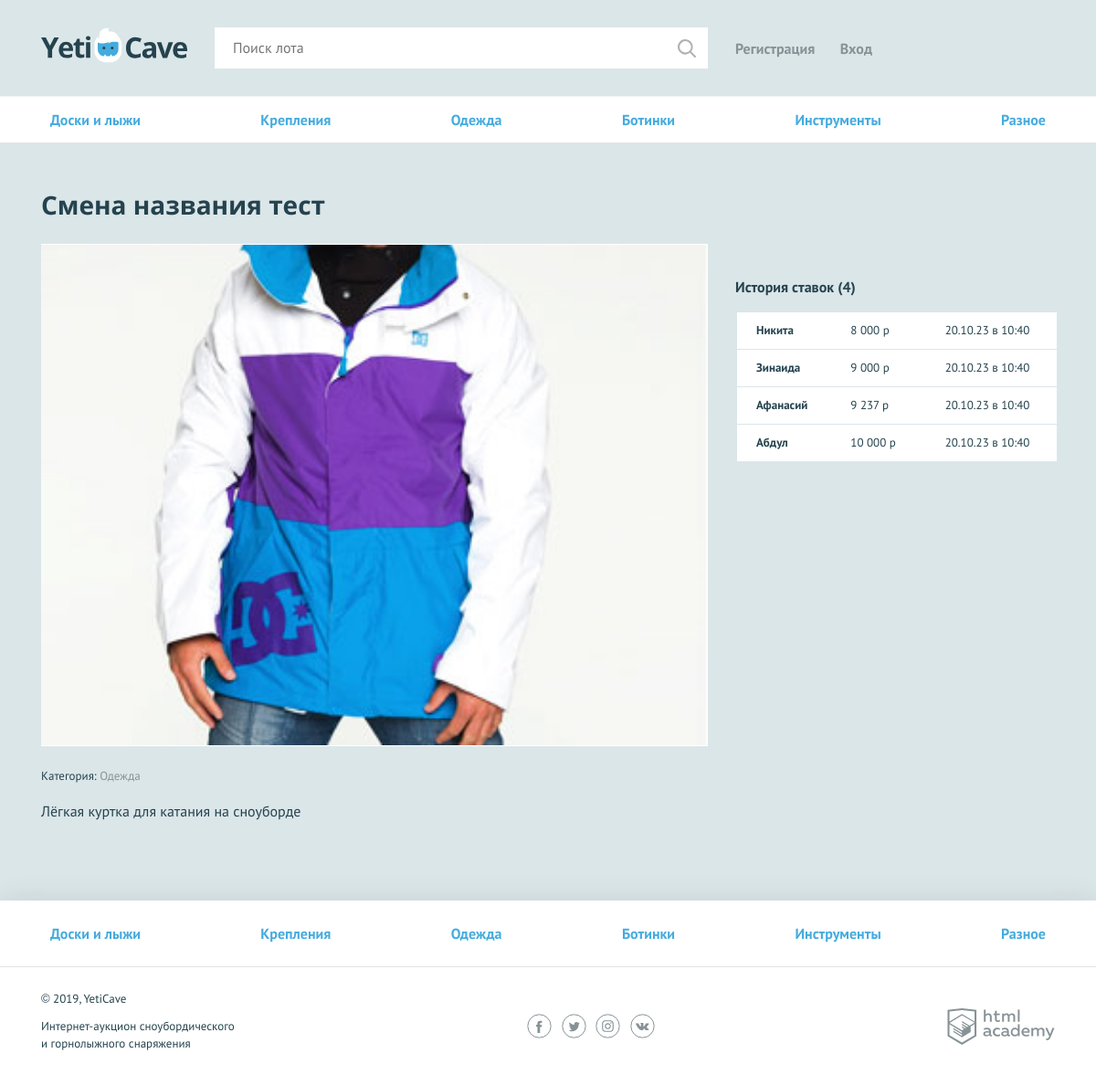
Screenshot of /lot.php?id=1 with the database file from the repository.
### tables this page shows
CREATE TABLE IF NOT EXISTS `category`
( 
    `id` INT PRIMARY KEY AUTO_INCREMENT,
    `name` VARCHAR(255) NOT NULL UNIQUE,
    `code` VARCHAR(60) NOT NULL UNIQUE
);

CREATE TABLE IF NOT EXISTS `lot`
(
    `id` INT PRIMARY KEY AUTO_INCREMENT,
    `date_create` TIMESTAMP DEFAULT CURRENT_TIMESTAMP,
    `name` VARCHAR(255) NOT NULL,
    `description` VARCHAR(1024) NOT NULL,
    `image_link` VARCHAR(400) NOT NULL,

    `start_price` INT(255) NOT NULL,
    `expire_date` DATE NOT NULL,
    `bet_step` INT NOT NULL,

    `author_id` INT,
    `winner_id` INT,
    `category_id` INT,

    FOREIGN KEY (`author_id`) REFERENCES `account`(`id`) ON DELETE CASCADE,
    FOREIGN KEY (`winner_id`) REFERENCES `account`(`id`) ON DELETE CASCADE,
    FOREIGN KEY (`category_id`) REFERENCES `category`(`id`) ON DELETE CASCADE
);

CREATE TABLE IF NOT EXISTS `bet`
( 
    `id` INT PRIMARY KEY AUTO_INCREMENT,
    `create_date` TIMESTAMP DEFAULT CURRENT_TIMESTAMP,
    `summary` INT(80) NOT NULL,

    `user_id` INT,
    `lot_id` INT,

    FOREIGN KEY (`user_id`) REFERENCES `account`(`id`) ON DELETE CASCADE,
    FOREIGN KEY (`lot_id`) REFERENCES `lot`(`id`) ON DELETE CASCADE
);

CREATE TABLE IF NOT EXISTS `account`
( 
    `id` INT PRIMARY KEY AUTO_INCREMENT,
    `date_create` TIMESTAMP DEFAULT CURRENT_TIMESTAMP,
    `email` VARCHAR(255) NOT NULL UNIQUE,
    `name` VARCHAR(60) NOT NULL,
    `password` VARCHAR(90) NOT NULL,
    `contacts` VARCHAR(255) NOT NULL
);

### init.php (called while the page is built, shortened)
<?php
require_once('functions.php');
require_once('helpers.php');
$page_title = 'Главная';
?>

### functions.php (called while the page is built, shortened)
<?php
function pretty_number($num)
{
    return number_format($num, 0, '', ' ');
}
function get_categories_list(mysqli $mysql) : array
{
    $sql_query = "SELECT * FROM category";
    $result = mysqli_query($mysql, $sql_query);
    $rows = mysqli_fetch_all($result, MYSQLI_ASSOC);
    return $rows;
}
function get_lot_info_by_id(mysqli $mysql, int $id)
{
    $sql_query = "SELECT `lot`.*, `category`.`name` AS `category_name` FROM `lot` INNER JOIN `category` ON `lot`.`category_id` = `category`.`id` WHERE `lot`.`id`=?";
    $stmt = mysqli_prepare($mysql, $sql_query);
    mysqli_stmt_bind_param($stmt, 'i', $id);
    mysqli_stmt_execute($stmt);
    $result = mysqli_stmt_get_result($stmt);
    $lot = mysqli_fetch_assoc($result);
    return $lot;
}
function get_bet_list_by_lot_id(mysqli $mysql, int $id) : array
{
    $sql_query = "SELECT `bet`.`create_date`, `bet`.`summary`, `lot`.`name` AS `lot_name`, `account`.`name` AS `account_name`
    FROM `bet` INNER JOIN `lot` ON `bet`.`lot_id` = `lot`.`id` INNER JOIN `account` ON `bet`.`user_id` = `account`.`id` WHERE `bet`.`lot_id` = ? ORDER BY `bet`.`create_date`";
    $stmt = mysqli_prepare($mysql, $sql_query);
    mysqli_stmt_bind_param($stmt, 'i', $id);
    mysqli_stmt_execute($stmt);
    $result = mysqli_stmt_get_result($stmt);
    $rows = mysqli_fetch_all($result, MYSQLI_ASSOC);
    return $rows;
}
function format_time(string $date) : string
{
    $date_time = strtotime($date);
    $time = strtotime('now') - $date_time;
    $time = ($time < 1 ) ? 1 : $time;
    $tokens = array (
        86400 => 'день назад',
        3600 => 'часов назад',
        60 => 'минут назад',
        1 => 'секунд назад'
    );
    if ($time < 86400)
    {
        foreach ($tokens as $unit => $text) {
            if ($time < $unit) continue;
            $numberOfUnits = floor($time / $unit);
            return $numberOfUnits .' '. $text;
        }
    } else {
        return date('d.m.y в H:i', $date_time);
    }
    return "";
}
?>

### helpers.php (called while the page is built, shortened)
<?php
function include_template($name, array $data = []) {
    $name = 'templates/' . $name;
    extract($data);
    require $name;
    $result = ob_get_clean();
    return $result;
}

### templates/lot.php (the view, shortened to what this page needs)
<section class="lot-item container">
      <h2><?= $lot_info['name'] ?></h2>
      <div class="lot-item__content">
        <div class="lot-item__left">
          <div class="lot-item__image">
            <img src="<?= $lot_info['image_link'] ?>" width="730" height="548" alt="<?= htmlspecialchars($lot_info['category_name']) ?>">
          </div>
          <p class="lot-item__category">Категория: <span><?= $lot_info['category_name'] ?> </span></p>
          <p class="lot-item__description"><?= htmlspecialchars($lot_info['description']) ?></p>
        </div>
        <div class="lot-item__right">
          <div class="history">
            <h3>История ставок (<span><?= count($bet_history) ?></span>)</h3>
            <table class="history__list">
              <?php foreach($bet_history as $bet): ?>
                  <tr class="history__item">
                    <td class="history__name"><?= $bet["account_name"] ?></td>
                    <td class="history__price"><?= pretty_number($bet["summary"]) ?> р</td>
                    <td class="history__time"><?= format_time($bet["create_date"]) ?></td>
                  </tr>
              <?php endforeach; ?>
            </table>
          </div>
        </div>
      </div>
    </section>
  </main>

### lot.php (shortened to what this page needs)
<?php
    require_once('init.php');
    $category_list = get_categories_list($mysql);
    $lot_info = get_lot_info_by_id($mysql, $_GET['id']);
    print(include_template('header.php', [
      'page_title' => $page_title,
      'categories' => $category_list
    ]));
    if (empty($lot_info))
    {
      header("HTTP/1.1 404 Not Found");
      $page_title = 'Страница не найдена';
      print('
      <section class="lot-item container">
            <h2>404 Страница не найдена</h2>
            <p>Данной страницы не существует на сайте.</p>
      </section>
      </main>
      ');
    } else {
      print(include_template('lot.php', [
        'lot_info' => $lot_info,
        'bet_history' =>  get_bet_list_by_lot_id($mysql, $_GET['id'])
      ]));
    }
?>
</div>
<?php
print(include_template('footer.php', [
  'categories' => $category_list,
]));
?>

### templates/header.php (shortened to what this page needs)
<!DOCTYPE html>
<html lang="ru">
<head>
  <link href="../css/normalize.min.css" rel="stylesheet">
  <link href="../css/style.css" rel="stylesheet">
</head>
<body>
<div class="page-wrapper">
  <header class="main-header">
    <div class="main-header__container container">
      <a class="main-header__logo" href="/index.php">
        <img src="../img/logo.svg" width="160" height="39" alt="Логотип компании YetiCave">
      </a>
      <form class="main-header__search" method="get" action="../search.php" autocomplete="off">
        <input type="search" name="search" placeholder="Поиск лота">
        <input class="main-header__search-btn" type="submit" name="find" value="Найти">
      </form>
      <nav class="user-menu">
            <?php if (isset($_SESSION['is_auth']) && $_SESSION['is_auth']): ?>
                <div class="user-menu__logged">
                    <p> <?= htmlspecialchars($_SESSION['username']) ?> </p>
                    <a class="user-menu__bets" href="../my-bets.php">Мои ставки</a>
                    <a class="user-menu__logout" href="../logout.php">Выход</a>
                </div>
            <?php else: ?>
                <ul class="user-menu__list">
                    <li class="user-menu__item">
                        <a href="../sign-up.php">Регистрация</a>
                    </li>
                    <li class="user-menu__item">
                        <a href="../login.php">Вход</a>
                    </li>
                </ul>
            <?php endif; ?>
        </nav>
    </div>
  </header>
  <main>
    <nav class="nav">
      <ul class="nav__list container">
        <?php foreach($categories as $item): ?>
        <li class="nav__item">
            <a href="../category.php?id=<?= $item["id"] ?>"><?= $item['name'] ?></a>
        </li>
        <?php endforeach; ?>
      </ul>
    </nav>

### templates/footer.php (shortened to what this page needs)
<footer class="main-footer">
  <nav class="nav">
    <ul class="nav__list container">
        <?php foreach($categories as $item): ?>
        <li class="nav__item">
            <a href="pages/all-lots.html"><?= $item['name'] ?></a>
        </li>
        <?php endforeach; ?>
    </ul>
  </nav>
  <div class="main-footer__bottom container">
    <div class="main-footer__copyright">
      <p>© 2019, YetiCave</p>
      <p>Интернет-аукцион сноубордического и горнолыжного снаряжения</p>
    </div>
    <div class="main-footer__social social">
      <a class="social__link social__link--facebook" href="#">
      </a>
      <a class="social__link social__link--twitter" href="#">
      </a>
      <a class="social__link social__link--instagram" href="#">
      </a>
      <a class="social__link social__link--vkontakte" href="#">
      </a>
    </div>
    <div class="main-footer__developed-by">
      <a class="logo-academy" href="https://htmlacademy.ru/intensive/php">
      </a>
    </div>
  </div>
</footer>
</body>
</html>

### rows the page displays
category: name "Доски и лыжи"
category: name "Крепления"
category: name "Одежда"
category: name "Ботинки"
category: name "Инструменты"
category: name "Разное"
lot: name "Смена названия тест", image_link (picture), category.name "Одежда", description "Лёгкая куртка для катания на сноуборде"
bet: user.name "Никита", summary "8 000", create_date "20.10.23 в 10:40"
bet: user.name "Зинаида", summary "9 000", create_date "20.10.23 в 10:40"
bet: user.name "Афанасий", summary "9 237", create_date "20.10.23 в 10:40"
bet: user.name "Абдул", summary "10 000", create_date "20.10.23 в 10:40"

### other values shown
count($bet_history) "4"
